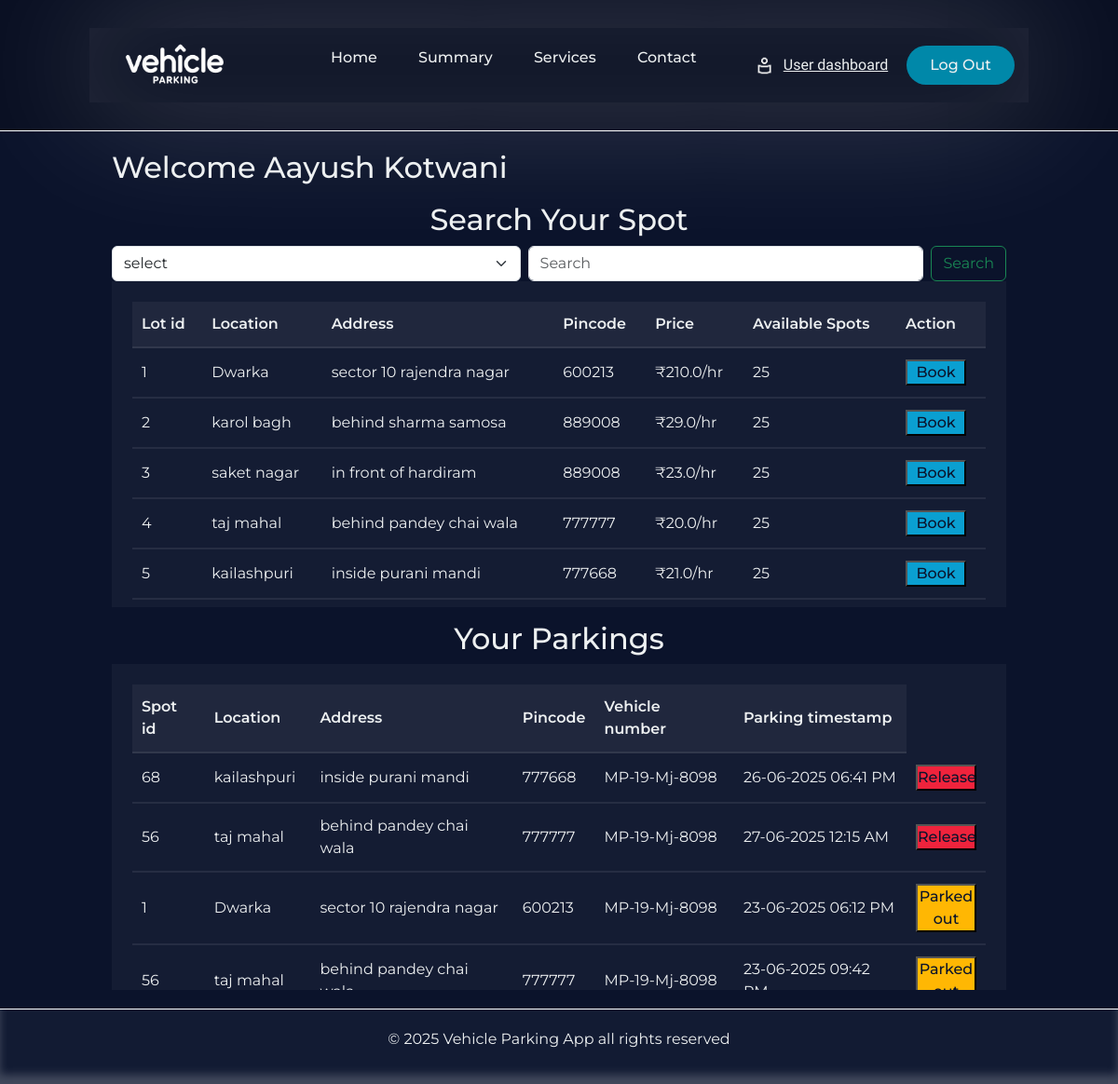
Page /home/1 on the earlier database version.
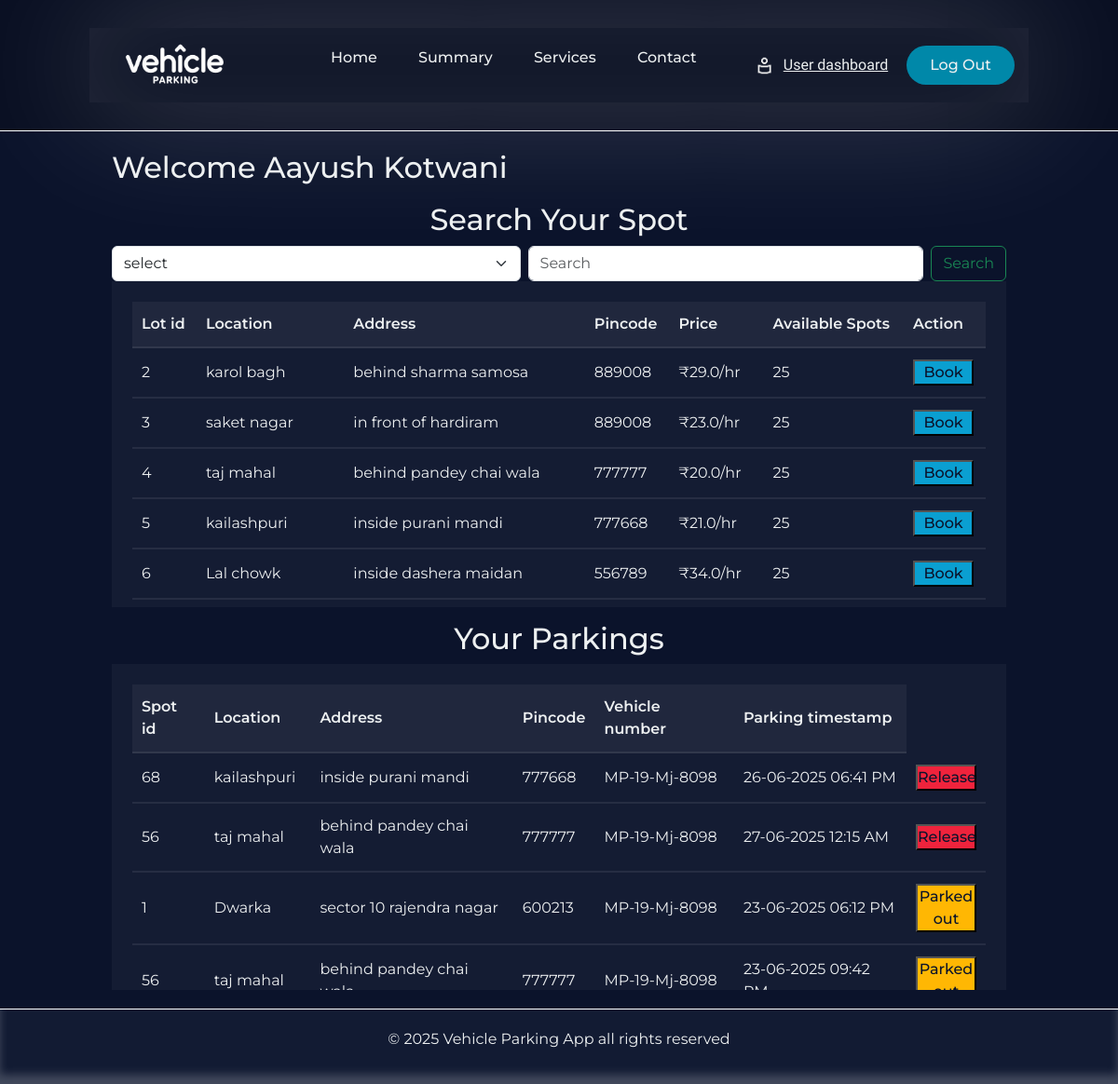
Same page on the later database version.
### Application/models.py (models this page shows)
class Parkinglot(db.Model):
    __tablename__='parking_lot'
    id=db.Column(db.Integer,primary_key=True)
    prime_location_name=db.Column(db.String(80),nullable=False)
    price=db.Column(db.Float,nullable=False)
    address=db.Column(db.String(250),nullable=False)
    pincode=db.Column(db.String(6),nullable=False)
    maximum_spots=db.Column(db.Integer,nullable=False)
    is_active=db.Column(db.Boolean,default=True,nullable=False)
    spots=db.relationship('Parkingspots',backref='lot',lazy=True)

class Parkingrecords(db.Model):
    __tablename__='parking_records'
    id=db.Column(db.Integer,primary_key=True)
    spot_id=db.Column(db.Integer,db.ForeignKey('parking_spots.id'),nullable=False)
    user_id=db.Column(db.Integer,db.ForeignKey('user.id'),nullable=False)
    vehicle_number=db.Column(db.String(18),nullable=False)
    parking_timestamp=db.Column(db.DateTime,nullable=False)
    leaving_timestamp=db.Column(db.DateTime,nullable=True)
    parking_cost=db.Column(db.Float,nullable=True)
    status=db.Column(db.String(12),nullable=False,default='reserved') # reserved and released

### Application/controllers.py (the view)
@app.route('/home/<int:user_id>',methods=['GET','POST'])
def user_dash(user_id):
    user_details=User.query.filter_by(role='user',id=user_id).first()
    parking_records=Parkingrecords.query.filter_by(user_id=user_details.id).all()
    if request.method=='POST':
        key=request.form.get('key')
        search_value=request.form.get('search_value')
        if key=='pincode':
            parking_lot_details=Parkinglot.query.filter_by(is_active=True,pincode=search_value).all()
        else:
            parking_lot_details=Parkinglot.query.filter_by(is_active=True,prime_location_name=search_value).all()
        return render_template('user_dashboard.html',user_details=user_details,parking_lot_details=parking_lot_details,parking_records=parking_records)
    else:
        parking_lot_details=Parkinglot.query.filter_by(is_active=True).all()
        return render_template('user_dashboard.html',user_details=user_details,parking_lot_details=parking_lot_details,parking_records=parking_records)

### templates/user_dashboard.html (shortened to what the changed rows need)
{% extends 'user_base.html' %}
{% block content %}
        <div class="parkinglot-table-heading-container">
                    <h2>Welcome {{ user_details.name }}</h2>
                </div>
        <div class="parkinglot-table-heading-container-user">
                    <h2>Search Your Spot</h2>
                </div>
        <div class="parkinglot-table-container">
                  <table class="parkinglot-table">
                        <thead>
                          <tr>
                              <th>Lot id</th>
                              <th>Location</th>
                              <th>Address</th>
                              <th>Pincode</th>
                              <th>Price</th>
                              <th>Available Spots</th>
                              <th>Action</th>
                          </tr>
                        </thead>
                        <tbody>
                         {% for lot in parking_lot_details %}
                        <tr>
                            <td>{{lot.id}}
                            <td>{{lot.prime_location_name}}</td>
                            <td>{{lot.address}}</td>
                            <td>{{lot.pincode}}</td>
                            <td>₹{{lot.price}}/hr</td>
                            <td>25</td>
                            <td class="parking-lot-table-buttons">
                                 <a href="/book-parking-spot/{{user_details.id}}/{{lot.id}}"><button class="book-button">Book</button></a>
                            </td>
                        </tr>
                        {% endfor %}
                    </tbody>
                  </table>
                </div>
                <div class="parkinglot-table-heading-container-user-parkings">
                    <h2>Your Parkings</h2>
                </div>
              <div class="parkinglot-table-container">
                <table class="parkinglot-table">
                        <thead>
                          <tr>
                              <th>Spot id</th>
                              <th>Location</th>
                              <th>Address</th>
                              <th>Pincode</th>
                              <th>Vehicle number</th>
                              <th>Parking timestamp</th>
                          </tr>
                        </thead>
                        <tbody>
                         {% for records in parking_records %}
                            {% if records.status=='reserved' %}
                              <tr>
                                  <td>{{records.spot_id}}
                                  <td>{{records.spot.lot.prime_location_name}}</td>
                                  <td>{{records.spot.lot.address}}</td>
                                  <td>{{records.spot.lot.pincode}}</td>
                                  <td>{{records.vehicle_number}}</td>
                                  <td>{{records.parking_timestamp.strftime("%d-%m-%Y %I:%M %p")}}</td>
                                  <td class="parking-lot-table-buttons">
                                        <a href="/release-parking-spot/{{records.id}}"><button class="release-button">Release</button></a>
                                  </td>
                                </tr>
                            {% endif %}
                        {% endfor %}
                        {% for records in parking_records %}
                            {% if records.status=='released' %}
                              <tr>
                                  <td>{{records.spot_id}}
                                  <td>{{records.spot.lot.prime_location_name}}</td>
                                  <td>{{records.spot.lot.address}}</td>
                                  <td>{{records.spot.lot.pincode}}</td>
                                  <td>{{records.vehicle_number}}</td>
                                  <td>{{records.parking_timestamp.strftime("%d-%m-%Y %I:%M %p")}}</td>
                                  <td class="parking-lot-table-buttons">
                                        <a href=><button class="parked-out-button">Parked out</button></a>
                                  </td>
                                </tr>
                            {% endif %}
                        {% endfor %}
                    </tbody>
                  </table>
                </div>
{% endblock %}

Differences in the rows shown:
no longer on this page (row edited): Parkinglot: id "1", prime_location_name "Dwarka", address "sector 10 rajendra nagar", pincode "600213", price "210.0"
now on this page (row unchanged): Parkinglot: id "6", prime_location_name "Lal chowk", address "inside dashera maidan", pincode "556789", price "34.0"
